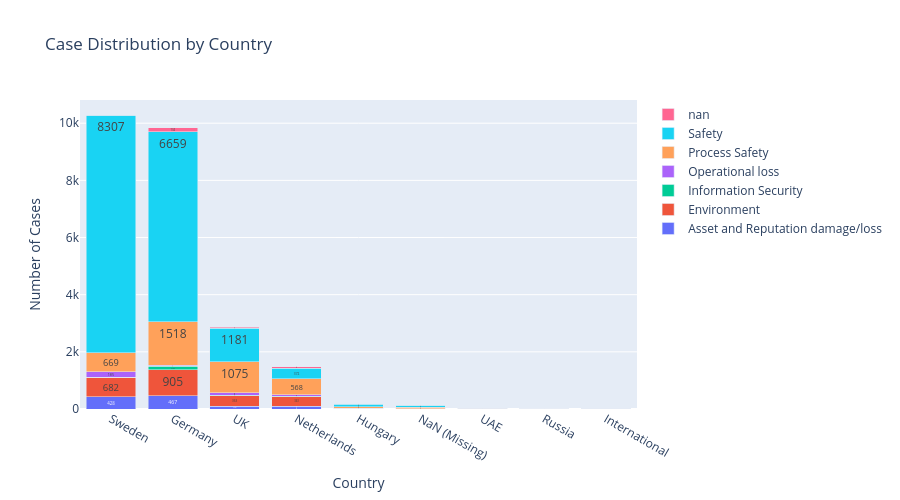

Notebook code for this chart:
### Code cell
import plotly.graph_objects as go

# Prepare data for visualization
# Reset index to make SL_COUNTRY a column
plot_data = country_case_counts.reset_index()

# Create stacked bar chart
fig = go.Figure()

# Add bars for each case type
for case_type in country_case_counts.columns:
    if case_type != 'Total Cases':  # Skip the total column
        fig.add_trace(go.Bar(
            name=case_type,
            x=plot_data['SL_COUNTRY'],
            y=plot_data[case_type],
            text=plot_data[case_type],  # Show values on bars
            textposition='inside'
        ))

# Update layout for better visualization
fig.update_layout(
    barmode='stack',
    title='Case Distribution by Country',
    xaxis_title='Country',
    yaxis_title='Number of Cases',
    hovermode='x unified',
    height=500
)

fig.show()

### Figure 1 — Plotly figure (JSON) as saved in the notebook; plotly's stock layout.template omitted (floating-point values rounded to 4 significant figures)
{"data": [{"name": "Asset and Reputation damage/loss", "text": [428, 467, 102, 94, 13, 2, 1, 0, 0], "textposition": "inside", "type": "bar", "x": ["Sweden", "Germany", "UK", "Netherlands", "Hungary", "NaN (Missing)", "UAE", "Russia", "International"], "y": [428, 467, 102, 94, 13, 2, 1, 0, 0]}, {"name": "Environment", "text": [682, 905, 363, 343, 15, 9, 2, 0, 0], "textposition": "inside", "type": "bar", "x": ["Sweden", "Germany", "UK", "Netherlands", "Hungary", "NaN (Missing)", "UAE", "Russia", "International"], "y": [682, 905, 363, 343, 15, 9, 2, 0, 0]}, {"name": "Information Security", "text": [0, 120, 10, 8, 0, 1, 0, 0, 0], "textposition": "inside", "type": "bar", "x": ["Sweden", "Germany", "UK", "Netherlands", "Hungary", "NaN (Missing)", "UAE", "Russia", "International"], "y": [0, 120, 10, 8, 0, 1, 0, 0, 0]}, {"name": "Operational loss", "text": [185, 39, 98, 46, 0, 3, 0, 0, 0], "textposition": "inside", "type": "bar", "x": ["Sweden", "Germany", "UK", "Netherlands", "Hungary", "NaN (Missing)", "UAE", "Russia", "International"], "y": [185, 39, 98, 46, 0, 3, 0, 0, 0]}, {"name": "Process Safety", "text": [669, 1518, 1075, 568, 52, 48, 29, 0, 3], "textposition": "inside", "type": "bar", "x": ["Sweden", "Germany", "UK", "Netherlands", "Hungary", "NaN (Missing)", "UAE", "Russia", "International"], "y": [669, 1518, 1075, 568, 52, 48, 29, 0, 3]}, {"name": "Safety", "text": [8307, 6659, 1181, 372, 90, 68, 0, 10, 3], "textposition": "inside", "type": "bar", "x": ["Sweden", "Germany", "UK", "Netherlands", "Hungary", "NaN (Missing)", "UAE", "Russia", "International"], "y": [8307, 6659, 1181, 372, 90, 68, 0, 10, 3]}, {"name": "nan", "text": [0, 134, 35, 50, 10, 0, 0, 0, 0], "textposition": "inside", "type": "bar", "x": ["Sweden", "Germany", "UK", "Netherlands", "Hungary", "NaN (Missing)", "UAE", "Russia", "International"], "y": [0, 134, 35, 50, 10, 0, 0, 0, 0]}], "layout": {"barmode": "stack", "height": 500, "hovermode": "x unified", "title": {"text": "Case Distribution by Country"}, "xaxis": {"title": {"text": "Country"}}, "yaxis": {"title": {"text": "Number of Cases"}}}}
